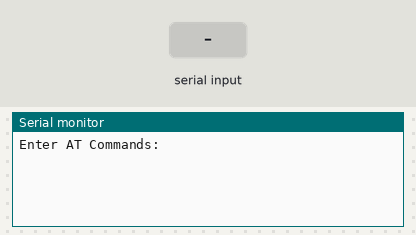
Simulated run of this sketch. Board: Arduino Uno, built with avr-gcc and run on an emulated ATmega328P. Shown: the last lines printed to the serial monitor. Inputs (shaded band) come from the test bench.

Above: at 1.2 s.
1.3 s: "1" received over the second serial link
At 2.0 s:
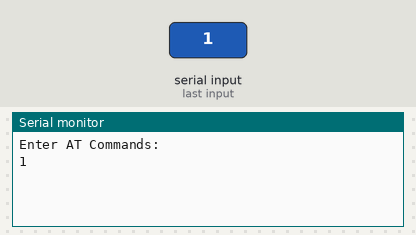
2.8 s: "0" received over the second serial link
At 3.1 s:
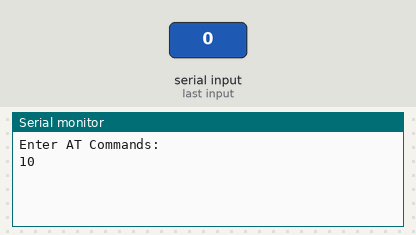

Measured:
- after the input at 1.3 s, the serial monitor: prints a new line at once (image 1)
- after the input at 2.8 s, the serial monitor: prints a new line at once (image 2)

The sketch:

Bluetooth.ino
```cpp
#include <SoftwareSerial.h>

SoftwareSerial BTSerial(0, 1);   // RX | TX

void setup() {


  Serial.begin(115200);
  Serial.println("Enter AT Commands:");
  BTSerial.begin(115200);  // HC-05 default speed in AT command mode
}

void loop() {

//The code below allows for commands and messages to be sent from COMPUTER (serial monitor) -> HC-05
  if (Serial.available())           // Keep reading from Arduino Serial Monitor
    BTSerial.write(Serial.read());  // and send to HC-05

//The code below allows for commands and messages to be sent from HC-05 -> COMPUTER (serial monitor)
  if (BTSerial.available())
    //Serial.print("adwadsa");      // Keep reading from HC-05 and send to Arduino
    Serial.write(BTSerial.read());  // Serial Monitor
}
```
